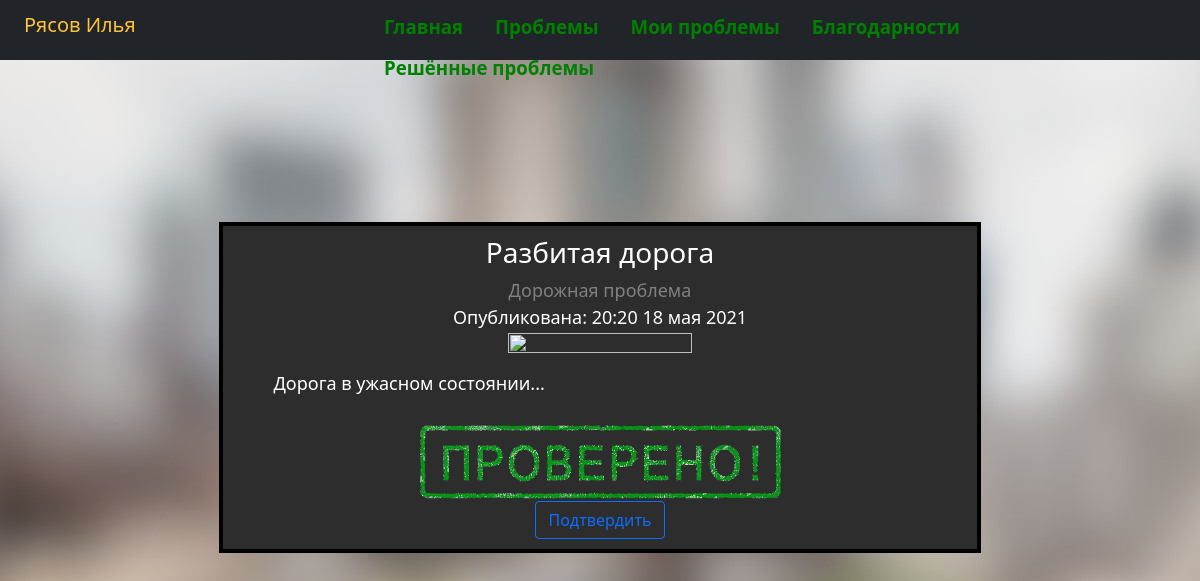
Page /problem/3 (signed in) on the committed database.
### data/users.py (models this page shows, shortened)
class User(SqlAlchemyBase, UserMixin, SerializerMixin):
    __tablename__ = 'users'
    id = sqlalchemy.Column(sqlalchemy.Integer, primary_key=True, autoincrement=True)
    name = sqlalchemy.Column(sqlalchemy.String, nullable=True)
    surname = sqlalchemy.Column(sqlalchemy.String, nullable=True)
    email = sqlalchemy.Column(sqlalchemy.String, index=True, unique=True, nullable=True)
    my_problems = sqlalchemy.Column(sqlalchemy.String, nullable=True)
    ver_problems = sqlalchemy.Column(sqlalchemy.String, nullable=True)
    my_thanks = sqlalchemy.Column(sqlalchemy.String, nullable=True)
    ver_thanks = sqlalchemy.Column(sqlalchemy.String, nullable=True)
    coordinates_map = sqlalchemy.Column(sqlalchemy.String, nullable=True)
    hashed_password = sqlalchemy.Column(sqlalchemy.String, nullable=True)
    modifed_date = sqlalchemy.Column(sqlalchemy.DateTime, default=datetime.datetime.now)

### data/complaints.py (models this page shows, shortened)
class Complaint(SqlAlchemyBase, UserMixin, SerializerMixin):
    __tablename__ = 'complaints'
    id = sqlalchemy.Column(sqlalchemy.Integer, primary_key=True, autoincrement=True)
    name = sqlalchemy.Column(sqlalchemy.String, nullable=True)
    description = sqlalchemy.Column(sqlalchemy.String, nullable=True)
    photo = sqlalchemy.Column(sqlalchemy.BLOB, nullable=True)
    coordinates = sqlalchemy.Column(sqlalchemy.String, nullable=True)
    n_confirmation = sqlalchemy.Column(sqlalchemy.Integer, nullable=True, default=0)
    category = sqlalchemy.Column(sqlalchemy.String, nullable=True)
    modifed_date = sqlalchemy.Column(sqlalchemy.DateTime, default=datetime.datetime.now)

### app.py (the view)
@app.route('/problem/<int:id_problem>', methods=['GET', 'POST'])
def problem(id_problem):
    if request.method == "POST":
        request_processing(request.form)
    is_problem = db_sess.query(Complaint).filter(Complaint.id == id_problem).first()
    diction = shaping_dictionary(is_problem)
    return render_template(
        'problem.html', diction=diction, title=is_problem.name)

### app.py (called while the page is built)
@login_manager.user_loader
def load_user(user_id):
    db_sess = db_session.create_session()
    return db_sess.query(User).get(user_id)

### constants.py (called while the page is built)
def transformation_date(date):
    date = date.split(' ')
    month = {'01': 'января', '02': 'февраля', '03': 'марта', '04': 'апреля', '05': 'мая', '06': 'июня',
             '07': 'июля', '08': 'августа', '09': 'сентября', '10': 'октября', '11': 'ноября', '12': 'декабря'}
    mod_date = f'{date[1].split(":")[0]}:{date[1].split(":")[1]} {date[0].split("-")[2]} {month[date[0].split("-")[1]]} {date[0].split("-")[0]}'
    return mod_date

def recording_img(i_id, i_photo, pape_name='img_problems'):
    if f'{i_id}.jpg' not in os.listdir(f'static/img/{pape_name}'):
        write_to_file(i_photo, f'static/img/{pape_name}/{i_id}.jpg')

### data/db_session.py (called while the page is built)
def create_session() -> Session:
    global __factory
    return __factory()

### templates/problem.html (shortened to what this page needs)
{% extends "base.html" %}
{% block content %}
    <div class="object-area">
        <section>
            <article class="cell">
                <div style="text-align: center;">
                    <h3>{{ diction['name'] }}</h3>
                        <div style="color: {{ diction['color'] }}">{{ diction['category'] }} проблема</div>
                        <div>Опубликована: {{ diction['date'] }}</div>
                        <img src="../static/img/img_problems/{{ diction['id'] }}.jpg" class="centr">
                        <p class="text-problem">  {{ diction['text'] }}</p>
                    {% if diction['ver'] == True %}
                        <img src="../static/img/verified.png" class="centr">
                    {% endif %}
                    {% if current_user.is_authenticated%}
                    <form method="post">
                       {% if diction['pub'] == 0 %}
                        <button class="btn btn-outline-primary"  type="submit" name="prob_0" value="{{ diction['id'] }}">Подтвердить</button>
                        {% elif diction['pub'] == -1 %}
                        <button class="btn btn-primary"  type="submit" name="prob_1" value="{{ diction['id'] }}">Подтвердить</button>
                        {% else %}
                        <button class="btn btn-danger"  type="submit" disabled>Опубликована</button>
                        {% endif %}</form>
                    {% endif %}
                </div>
            </article>
        </section>
        </div>
{% endblock %}

### templates/base.html (shortened to what this page needs)
<!DOCTYPE html>
<html lang="en">
<head>
    <link rel="stylesheet" href="https://cdn.jsdelivr.net/npm/bootstrap@5.0.2/dist/css/bootstrap.min.css"
>
</head>
<body>
<header>
    <nav class="navbar navbar-dark bg-dark" style="height: 60px;">
        {% if current_user.is_authenticated %}
        <p><a class="navbar-brand" href="/logout" style="position: absolute; left: 2%; top: 5px; color: #fec239;">{{ current_user.name }} {{ current_user.surname }}</a></p>
        {% else %}
        <p>
            <a class="btn btn-outline-warning" href="/register" style="height: 35px; position: absolute; left: 1%; top: 10px;">Регистрация</a>
            <a class="btn btn-outline-success" href="/login" style="height: 35px; position: absolute; left: 8%; top: 10px;">Войти</a>
        </p>
        {% endif %}
        <div class="top-menu">
            <ul>
            <li><a class="nav-item nav-link active" href="/">Главная</a></li>
        <li><a class="nav-item nav-link" href="/all_problems">Проблемы</a></li>
        {% if current_user.is_authenticated %}
        <li><a class="nav-item nav-link" href="/my_problems">Мои проблемы</a></li>
        {% endif %}
                <li><a class="nav-item nav-link" href="/all_thanks">Благодарности</a></li>
                <li><a class="nav-item nav-link" href="/resolved_problems">Решённые проблемы</a></li>
            </ul>
        </div>
    </nav>
</header>
<main role="main" class="container">
    {% block content %}{% endblock %}
</main>
</body>
</html>

### rows in the picture
User: name "Рясов", surname "Илья"
Complaint: name "Разбитая дорога", category "Дорожная", text "Дорога в ужасном состоянии..."

### other values in the picture
{{ diction['date'] }} "20:20 18 мая 2021"
